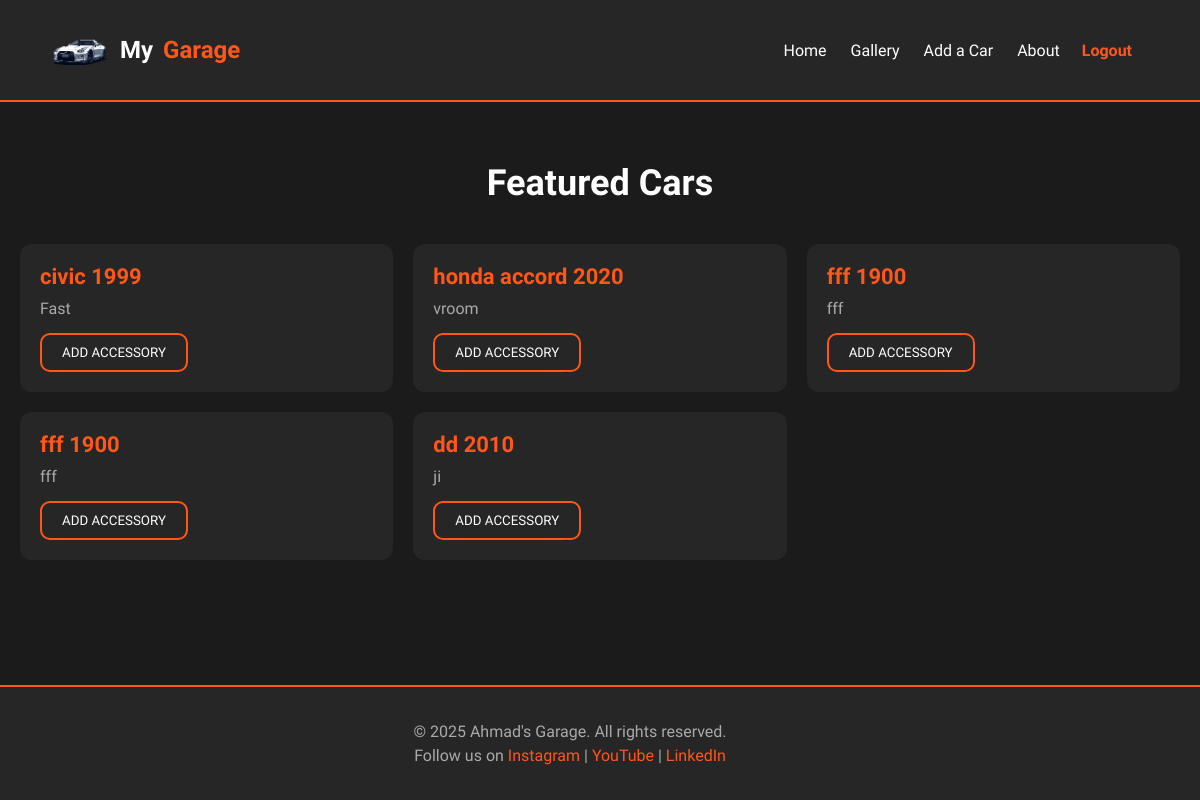
/gallery/ (signed in), run on an earlier commit of the app's database.
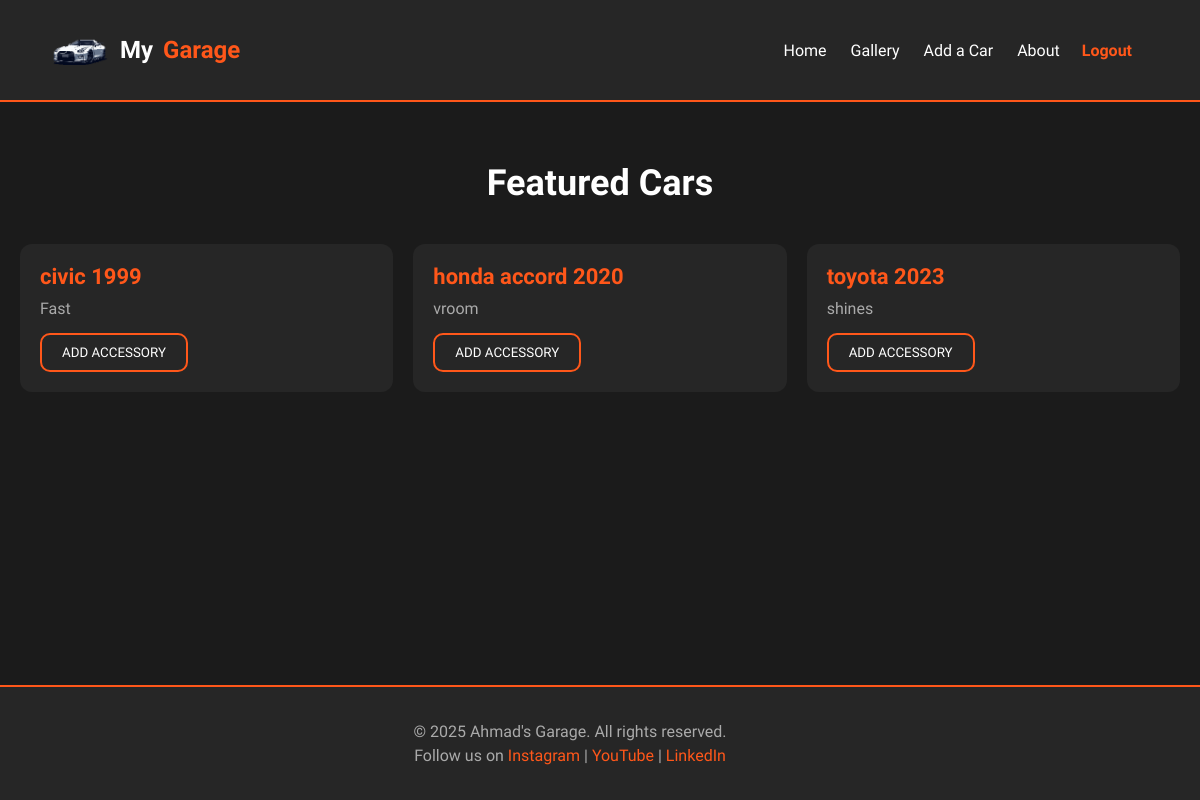
And on a later commit of the database.
### main_app/models.py (models this page shows, shortened)
class Car(models.Model):
    name = models.CharField(max_length=100)
    color = models.CharField(max_length=50)
    year = models.IntegerField()
    model = models.CharField(max_length=100)
    description = models.TextField(max_length=500)
    price = models.IntegerField()
    user = models.ForeignKey(User, on_delete=models.CASCADE) # forein key linking to a user account

### main_app/views.py (the view)
# urls.py: path('gallery/', views.gallery, name='gallery'),  # Gallery page (using home view as placeholder)
@login_required
def gallery(request):
    cars = Car.objects.filter(user=request.user) # Fetch all car records from the database for this user
    return render(request, 'cars/gallery.html', {'cars': cars})

### main_app/templates/cars/gallery.html (shortened to what this page needs)
{% extends 'base.html' %}
{% load static %}
{% block head %}
    <link rel='stylesheet' type='text/css' href='{% static 'css/cars/gallery.css' %}'>
{% endblock %}
{% block content %}
    <section class="cars">
        <h2>Featured Cars</h2>
        <div class="car-grid">
            {% for car in cars %}
                <a href="{% url 'car-detail' car.id %}">
                    <div class="car-card">
                        <div class="car-info">
                            <h3>{{ car.name }} {{ car.year }}</h3>
                            <p>{{ car.description }}</p>
                            <button>Add Accessory</button>
                        </div>
                    </div>
                </a>
            {% endfor %}
        </div>
    </section>
{% endblock %}

### main_app/templates/base.html (shortened to what this page needs)
{% load static %}
<!DOCTYPE html>
<html>
<head>
    <link rel='stylesheet' type='text/css' href='{% static 'css/base.css' %}'>
    {% block head %}
    {% endblock %}
</head>
<body>
    <header>
        <div class="logo">
            <img src="{% static 'img/nissan_gtr__YTH8xIZM.png' %}" alt="logo" height="60">
            My<span>Garage</span>
        </div>
        <nav>
            {% if user.is_authenticated %}
            <a href="{% url 'home' %}">Home</a>
            <a href="{% url 'gallery' %}">Gallery</a>
            <a href="{% url 'car-create' %}">Add a Car</a>
            <a href="{% url 'about' %}">About</a>
            <form id='logout-form' method='post' action="{% url 'logout' %}">
                <button type='submit'>Logout</button>
            </form>
            {% else %}
            <a href="{% url 'about' %}">About</a>
            <a href="{% url 'home' %}">Login</a>
            <a href="{% url 'signup' %}">Signup</a>
            {% endif %}
        </nav>
    </header>
    {% block content %}
    {% endblock %}
    <footer>
        <p>© 2025 Ahmad's Garage. All rights reserved.</p>
        <p>Follow us on <a target='_blank' href="https://www.instagram.com"> Instagram</a> | <a target='_blank' href="https://www.youtube.com">YouTube</a> | <a target='_blank' href="https://www.linkedin.com/in/ahmadhaddad1/">LinkedIn</a></p>
    </footer>
</body>
</html>

### main_app/static/css/base.css (style rules this page uses)
* { scroll-behavior: smooth; text-decoration:none; font-family: 'Orbitron', sans-serif; }
body { margin: 0; background: #1b1b1b; color: #fff; }
a { color: rgb(255, 87, 26); }
header { display: flex; justify-content: space-between; align-items: center; padding: 20px 50px; background: #262626; border-bottom: 2px solid #ff571a; position: sticky; top: 0; z-index: 20; }
header .logo { display: flex; align-items: center; gap: 10px; font-size: 24px; font-weight: bold; }
header .logo span { color: #ff571a; }
nav a { margin-left: 20px; color: #fff; transition: 0.3s; }
#logout-form { display: inline; margin: 0; padding: 5px 8px; }
#logout-form button { text-decoration: none; color: rgb(255, 87, 26); font-weight: 600; font-size: 16px; background: none; border: none; cursor: pointer; padding: 5px 10px; transition: color 0.3s; }
footer { position: absolute; width: 100%; text-align: center; padding: 30px; background: #262626; border-top: 2px solid #ff571a; margin-top: 60px; right: 0; bottom: 0; }
footer p { margin: 5px 0; color: #aaa; }

### main_app/static/css/cars/gallery.css (style rules this page uses)
.cars { max-width: 1200px; margin: 60px auto; padding: 0 20px; }
.cars h2 { text-align: center; margin-bottom: 40px; font-size: 36px; }
.car-grid { display: grid; grid-template-columns: repeat(auto-fit, minmax(300px, 1fr)); gap: 20px; }
.car-card { background: #262626; border-radius: 12px; overflow: hidden; transition: 0.3s; }
.car-info { padding: 20px; }
.car-info h3 { margin: 0 0 10px; font-size: 22px; }
.car-info p { margin: 0 0 15px; color: #aaa; }
.car-info button { padding: 10px 20px; color: #fff; cursor: pointer; transition: 0.3s; background: transparent; border-radius: 10px; border: 2px solid rgb(255, 87, 26); display: inline-block; font-weight: 500; position: relative; text-transform: uppercase; }

What changed in the data, as far as the page shows it:
removed Car: name "fff", year "1900", description "fff"
removed Car: name "fff", year "1900", description "fff"
removed Car: name "dd", year "2010", description "ji"
added Car: name "toyota", year "2023", description "shines"
